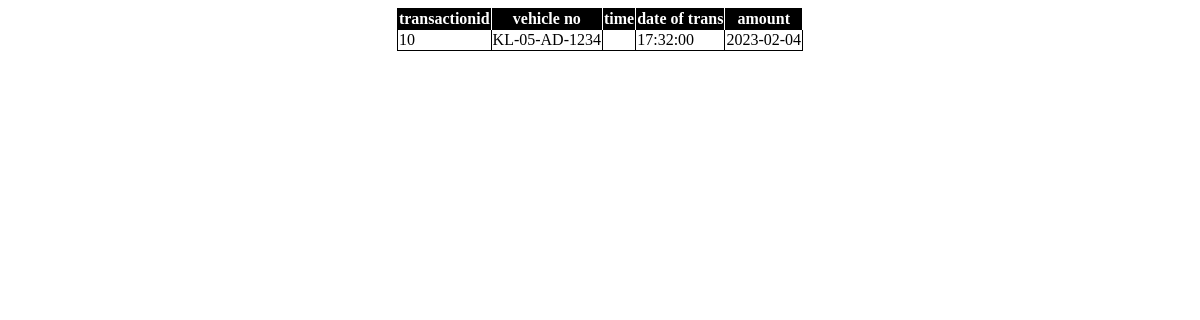
/admin/transactiondetails.php, run on an earlier commit of the app's database.
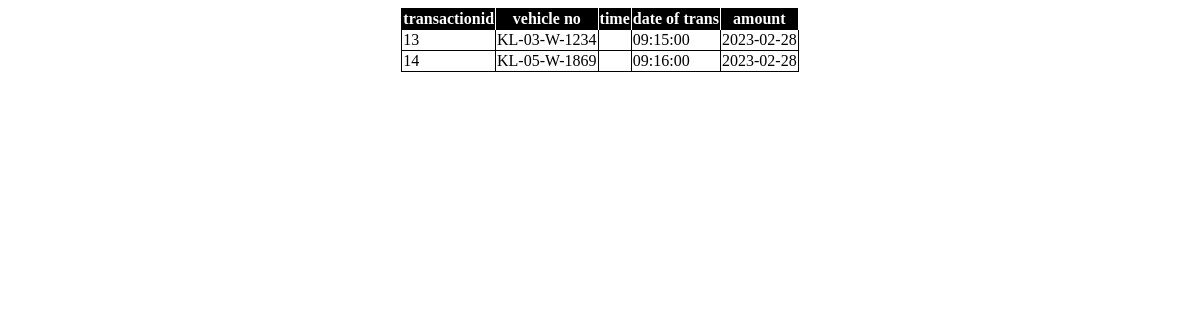
And on a later commit of the database.
### tables this page shows
CREATE TABLE `transaction` (
  `tran_id` int(50) NOT NULL,
  `vehicle_no` varchar(50) NOT NULL,
  `receipt_no` varchar(50) NOT NULL,
  `time` time NOT NULL,
  `date_of_trans` date NOT NULL,
  `amount` float NOT NULL
);

### admin/transactiondetails.php (the view)
<?php
include("../php/connection.php");
$sql="select * from transaction";
$result=mysqli_query($conn,$sql);
echo"
<html>
<head>
<style>
table{
	border-collapse:collapse;
	border:1px solid black;
}
th
{
    background-color:black;
    border-right:1px solid white;
    color:white;
}
td
{
    background-color:white;
    color:black;
}
</style>
</head>
<body>
<table border='1' align='center'>
<tr>
<th>transactionid</th>
<th>vehicle no</th>
<th>time</th>
<th>date of trans</th>
<th>amount</th>
</tr>";
while($row=mysqli_fetch_row($result))
{
    echo"<tr>
    <td>$row[0]</td>
    <td>$row[1]</td>
    <td>$row[2]</td>
    <td>$row[3]</td>
    <td>$row[4]</td>
    </tr>";
}
 echo"</table>
    </body>
    </html>";
?>

### admin/transactiondetails.php (style rules this page uses)
table { border-collapse:collapse; border:1px solid black; }
th { background-color:black; border-right:1px solid white; color:white; }
td { background-color:white; color:black; }

What changed in the data, as far as the page shows it:
removed transaction: tran_id "10", vehicle_no "KL-05-AD-1234", time "17:32:00", date_of_trans "2023-02-04"
added transaction: tran_id "13", vehicle_no "KL-03-W-1234", time "09:15:00", date_of_trans "2023-02-28"
added transaction: tran_id "14", vehicle_no "KL-05-W-1869", time "09:16:00", date_of_trans "2023-02-28"
